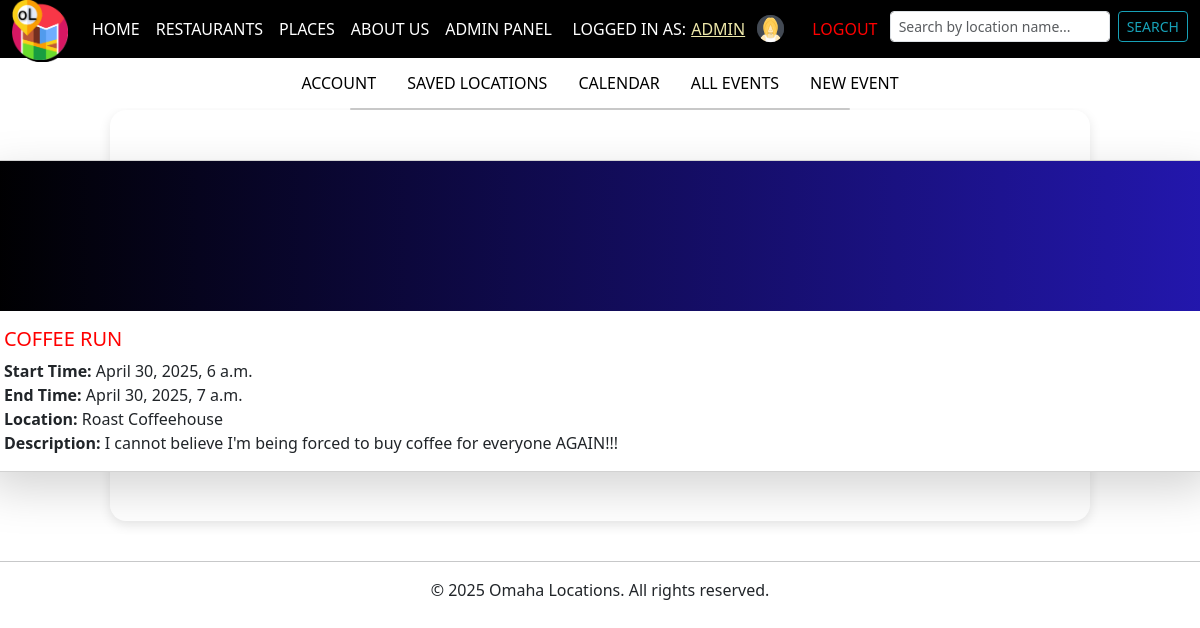
The page /account/calendar/all/ (signed in) on the database its author committed.
### omaha_places_app/models.py (models this page shows, shortened)
class Profile(models.Model):
    user = models.OneToOneField(User, on_delete=models.CASCADE)
    profile_picture = models.CharField(
        max_length=255,
        choices=[(f'profile_pictures/profile{i}.png', f'Profile {i}') for i in range(1, 17)],
        blank=True,
        null=True,
        help_text='Choose a preset profile picture'
    )

class Event(models.Model):
    user = models.ForeignKey(User, on_delete = models.CASCADE, null = True, blank = True, related_name = 'events')
    name = models.CharField('Event Name', max_length = 100)
    start_time = models.DateTimeField('Start Time')
    end_time = models.DateTimeField('End Time')
    description = models.TextField('Description', blank = True)
    content_type = models.ForeignKey(ContentType, on_delete = models.CASCADE, limit_choices_to = {
        'model__in': ('place', 'restaurant')
    })
    object_id = models.PositiveIntegerField()
    location = GenericForeignKey('content_type', 'object_id')
    class Meta:
        verbose_name = 'Event Scheduling'
        verbose_name_plural = 'Event Scheduling'

class Restaurant(models.Model):
    name = models.CharField('Restaurant Name', help_text = 'Name of the restaurant', max_length = 100)
    address = models.CharField('Address', help_text = 'Restaurant address', max_length = 100)
    phone = models.CharField('Phone', help_text = 'Phone number', max_length = 20)
    website = models.URLField('Website', help_text = 'Website URL')
    category = models.CharField('Category', help_text = 'Category of the restaurant', max_length = 50)
    predefined_category = models.CharField('Predefined Category',help_text='restaurant category', max_length=50, blank=True, null=True)
    price_level = models.CharField('Price Level', help_text = 'Price level of the restaurant', max_length = 50, blank = True, null =  True)
    rating = models.DecimalField('Rating', help_text = 'Rating of the restaurant', max_digits = 2, decimal_places = 1, blank = True, null = True)
    description = models.TextField('Description', help_text = 'Restaurant description')
    image = models.ImageField('Image', help_text = 'Image of the restaurant', upload_to = 'images/')
    events = GenericRelation('Event')
    class Meta():
        verbose_name = 'Restaurant'
        verbose_name_plural = 'Restaurants'
    def __str__(self):
        return self.name

### omaha_places_app/views_event.py (the view)
# urls.py: path('account/calendar/all/', views_event.EventListView.as_view(), name = 'event_list'), # Event List
class EventListView(RedirectIfNotAuthenticatedMixin, ListView):
    model = Event
    template_name = 'omaha_places_app/event_list.html'
    context_object_name = 'events'
    success_url = reverse_lazy('calendar')
    def get_queryset(self):
        query = self.request.GET.get('q', '')  # Get search query from URL
        queryset = Event.objects.filter(user = self.request.user)
        if query:
            queryset = queryset.filter(name__icontains = query)  # Case-insensitive search
        return queryset
    def get_context_data(self, **kwargs):
        context = super().get_context_data(**kwargs)
        context['query'] = self.request.GET.get('q', '')  # Pass query to the template
        return context

### omaha_places_app/mixins.py (called while the page is built, shortened)
    def dispatch(self, request, *args, **kwargs):
        return super().dispatch(request, *args, **kwargs)

### omaha_places_app/templates/omaha_places_app/event_list.html (shortened to what this page needs)
{% extends 'omaha_places_app/base.html' %}
{% load static %}
{% block content %}
<!DOCTYPE html>
<html lang="en">
<head>
</head>
{% include 'omaha_places_app/account_links.html' %}
<div class="main-card">
  <div class="row justify-content-center" style="padding-top: 25px; width: 1250px;">
    {% for event in events %}
      <div class="col-md-15">
        <div class="card mb-4 shadow-lg rounded">
          <div class="text-white text-center"
            style="background: linear-gradient(to right,rgb(0, 0, 0),#2317AE); height: 150px; display: flex; align-items: center; justify-content: center;">
          </div>
          <div class="card-body">
            <h5 class="card-title">
              <a href="{% url 'event_edit' event.id %}" style="text-decoration: none; color:rgb(255, 0, 0); text-transform: uppercase;">
                  {{ event.name }}
              </a>
            </h5>
            <p class="card-text">
              <strong>Start Time:</strong> {{ event.start_time }}<br>
              <strong>End Time:</strong> {{ event.end_time }}<br>
              <strong>Location:</strong> {{ event.location }}<br>
              <strong>Description:</strong> {{ event.description }}<br>
            </p>
          </div>
        </div>
      </div>
    {% endfor %}
  </div>
</div>
{% endblock %}

### omaha_places_app/templates/omaha_places_app/navbar.html (shortened to what this page needs)
{% load static %}
<nav class="navbar navbar-expand-lg navbar-dark bg-black sticky-top">
    <div class="container-fluid">
        <a class="navbar-brand logo-float" href="{% url 'home' %}" style="padding-top: 5px; padding-bottom: 5px;">
            <img src="{% static 'omaha_places_app/logo.png' %}" alt="Logo" style="height: 60px; margin-top: -15px; margin-bottom: -15px; object-fit: contain;">
        </a>
        <div class="collapse navbar-collapse" id="navbarNav">
            <ul class="navbar-nav navbar-nav_main">
                <li class="nav-item">
                    <a class="nav-link" href="{% url 'home' %}">HOME</a>
                </li>
                <li class="nav-item">
                    <a class="nav-link" href="{% url 'home_restaurants' %}">RESTAURANTS</a>
                </li>
                <li class="nav-item">
                    <a class="nav-link" href="{% url 'home_places' %}">PLACES</a>
                </li>
                <li class="nav-item">
                    <a class="nav-link" href="{% url 'about' %}">ABOUT US</a>
                </li>
                {% if request.user.is_authenticated and request.user.is_staff %}
                    <li class="nav-item">
                        <a class="nav-link" href="{% url 'admin:index' %}">ADMIN PANEL</a>
                    </li>
                {% endif %}
            </ul>
            <ul class="navbar-nav ms-auto mb-0 navbar-nav_main">
                {% if request.user.is_authenticated %}
                    <ul class="navbar-nav ms-auto mb-0 navbar-nav_user">
                        <li class="nav-item d-flex align-items-center">
                            <span class="nav-link text-white me-2 d-flex align-items-center" style="padding-top: 0px; padding-bottom: 0px;">
                                LOGGED IN AS:
                                <a href="{% url 'account' %}" style="color: PaleGoldenRod; text-transform: uppercase; margin-left: 5px; margin-right: 8px;">
                                    {{ user.username }}
                                </a>
                                {% if user.profile.profile_picture %}
                                    <img src="{% static 'omaha_places_app/' %}{{ user.profile.profile_picture }}" alt="" style="width:35px; height:35px; border-radius:50%; object-fit:cover;">
                                {% endif %}
                            </span>
                            <a class="nav-link" href="{% url 'logout' %}?next={{ request.path }}" style="padding-top: 5px; padding-bottom: 5px; color:rgb(255, 0, 0);">
                                LOGOUT&nbsp;
                            </a>
                        </li>
                    </ul>
                {% endif %}
            <li class="nav-item">
                <form class="d-flex" method="GET" action="{% url 'locations' %}">
                    <input class="form-control form-control-sm me-2" type="search" name="name_contains" placeholder="Search by location name..." value="{{ request.GET.name_contains }}" aria-label="Search">
                    <button class="btn btn-outline-info btn-sm" type="submit" style="border-color: #17a2b8; color: #17a2b8;">SEARCH</button>
                </form>
            </li>
        </ul>
    </div>
</nav>

### omaha_places_app/templates/omaha_places_app/navbar.html (style rules this page uses)
nav { position: sticky; top: 0; z-index: 999; }
.navbar-brand img { height: 60px; margin-top: -15px; z-index: 10; position: relative; filter: drop-shadow(0 0 0 black) drop-shadow(2px 2px 0 black) drop-shadow(-1px -1px 0 black); }
.navbar-nav_main .nav-link { padding-top: 5px; padding-bottom: 5px; color: white; transition: text-shadow 0.2s ease, color 0.2s ease; }

### omaha_places_app/templates/omaha_places_app/event_list.html (style rules this page uses)
.main-card { max-width: calc(90% - 100px); margin: 0 auto; padding-left: 100px; padding-right: 100px; padding-top: 25px; padding-bottom: 25px; background: #ffffff; border-radius: 16px; box-shadow: 0 4px 12px rgba(0, 0, 0, 0.1); display: flex; flex-direction: column; align-items: center; }

### rows shown on the page
Event: name "COFFEE RUN", start_time "April 30, 2025, 6 a.m.", end_time "April 30, 2025, 7 a.m.", location "Roast Coffeehouse", description "I cannot believe I'm being forced to buy coffee for everyone AGAIN!!!"

### other values the page prints
{{ user.username }} "ADMIN"
